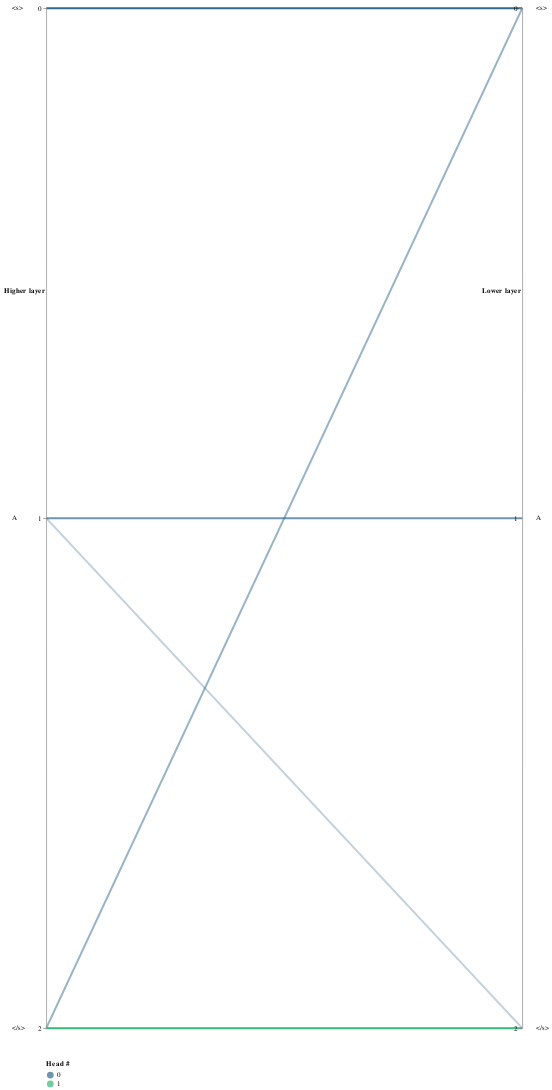

Express this chart as Vega-Lite.
### Vega specification from a JSON file in a GitHub repository (floating-point values rounded to 4 significant figures)
{"$schema": "https://vega.github.io/schema/vega/v3.0.json", "width": 700, "height": 1500, "padding": 5, "config": {"background": "white", "axisY": {"titleX": -2, "titleY": 410, "titleAngle": 0, "titleAlign": "right", "titleBaseline": "top"}}, "signals": [{"name": "clear", "value": true, "on": [{"events": "mouseup[!event.item]", "update": "true", "force": true}]}, {"name": "head_shift", "value": false, "on": [{"events": "@legendSymbol:click, @legendLabel:click", "update": "event.shiftKey", "force": true}]}, {"name": "head_clicked", "value": null, "on": [{"events": "@legendSymbol:click, @legendLabel:click", "update": "{value: datum.value}", "force": true}]}, {"name": "layer1_shift", "value": false, "on": [{"events": "@layer1_label:click", "update": "event.shiftKey", "force": true}]}, {"name": "layer1_clicked", "value": null, "on": [{"events": "@layer1_label:click", "update": "{value: datum.pos}", "force": true}]}, {"name": "layer0_shift", "value": false, "on": [{"events": "@layer0_label:click", "update": "event.shiftKey", "force": true}]}, {"name": "layer0_clicked", "value": null, "on": [{"events": "@layer0_label:click", "update": "{value: datum.pos}", "force": true}]}, {"name": "sharpen", "value": 1, "bind": {"input": "range", "min": 1, "max": 5, "step": 0.25}}], "data": [{"name": "words", "values": [{"word": "<s>", "pos": 0}, {"word": "A", "pos": 1}, {"word": "</s>", "pos": 2}]}, {"name": "attention", "values": [{"src": 0, "dst": 0, "weight": 1, "head": 0}, {"src": 1, "dst": 1, "weight": 0.7, "head": 0}, {"src": 1, "dst": 2, "weight": 0.3, "head": 0}, {"src": 2, "dst": 0, "weight": 0.5, "head": 0}, {"src": 2, "dst": 2, "weight": 1, "head": 1}]}, {"name": "words_dummy", "source": "words", "transform": [{"type": "extent", "signal": "word_extent", "field": "pos"}]}, {"name": "links", "source": "attention", "transform": [{"type": "project", "fields": ["src", "dst", "weight", "head"], "as": ["layer1", "layer0", "raw_weight", "head"]}, {"type": "formula", "as": "unnormed_weight", "expr": "pow(datum.raw_weight, sharpen)"}, {"type": "joinaggregate", "fields": ["unnormed_weight", "raw_weight"], "ops": ["sum", "sum"], "as": ["total_weight", "raw_total_weight"], "groupby": ["layer1", "head"]}, {"type": "formula", "as": "weight", "expr": "datum.unnormed_weight / (datum.total_weight + pow(1.0 - datum.raw_total_weight, sharpen) * pow(word_extent[1], 1.0 - sharpen))"}]}, {"name": "all_layers", "values": ["layer1", "layer0"]}, {"name": "layer1to0", "values": ["layer1", "layer0"]}, {"name": "heads_selected", "on": [{"trigger": "clear", "remove": true}, {"trigger": "!head_shift", "remove": true}, {"trigger": "!head_shift && head_clicked", "insert": "head_clicked"}, {"trigger": "head_shift && head_clicked", "toggle": "head_clicked"}]}, {"name": "layer1_selected", "on": [{"trigger": "clear", "remove": true}, {"trigger": "!layer1_shift", "remove": true}, {"trigger": "!layer1_shift && layer1_clicked", "insert": "layer1_clicked"}, {"trigger": "layer1_shift && layer1_clicked", "toggle": "layer1_clicked"}]}, {"name": "layer0_selected", "on": [{"trigger": "clear", "remove": true}, {"trigger": "!layer0_shift", "remove": true}, {"trigger": "!layer0_shift && layer0_clicked", "insert": "layer0_clicked"}, {"trigger": "layer0_shift && layer0_clicked", "toggle": "layer0_clicked"}]}], "scales": [{"name": "all_layers_scale", "type": "point", "range": "width", "round": true, "domain": {"data": "all_layers", "field": "data"}}, {"name": "words_vertical", "type": "point", "range": "height", "zero": false, "nice": true, "domain": {"data": "links", "fields": ["layer1", "layer0"], "sort": true}}, {"name": "head_color", "type": "ordinal", "domain": {"data": "links", "field": "head"}, "range": {"scheme": "viridis"}}], "axes": [{"orient": "left", "zindex": 1, "scale": "words_vertical", "title": "Higher layer", "offset": {"scale": "all_layers_scale", "value": "layer1", "mult": -1}}, {"orient": "left", "zindex": 1, "scale": "words_vertical", "title": "Lower layer", "offset": {"scale": "all_layers_scale", "value": "layer0", "mult": -1}}], "legends": [{"title": "Head #", "orient": "bottom", "fill": "head_color", "offset": 40, "encode": {"symbols": {"name": "legendSymbol", "interactive": true, "update": {"opacity": [{"test": "!length(data('heads_selected')) || indata('heads_selected', 'value', datum.value)", "value": 0.7}, {"value": 0.15}]}}, "labels": {"name": "legendLabel", "interactive": true, "update": {"opacity": [{"test": "!length(data('heads_selected')) || indata('heads_selected', 'value', datum.value)", "value": 1}, {"value": 0.25}]}}}}], "marks": [{"type": "text", "from": {"data": "words"}, "interactive": true, "name": "layer1_label", "encode": {"enter": {"x": {"value": -50}, "y": {"scale": "words_vertical", "field": "pos"}, "text": {"field": "word"}, "baseline": {"value": "middle"}}, "update": {"opacity": [{"test": "!length(data('layer1_selected')) || indata('layer1_selected', 'value', datum.pos)", "value": 1}, {"value": 0.25}]}}}, {"type": "text", "from": {"data": "words"}, "interactive": true, "name": "layer0_label", "encode": {"enter": {"x": {"scale": "all_layers_scale", "value": "layer0"}, "dx": {"value": 20}, "y": {"scale": "words_vertical", "field": "pos"}, "text": {"field": "word"}, "baseline": {"value": "middle"}}, "update": {"opacity": [{"test": "!length(data('layer0_selected')) || indata('layer0_selected', 'value', datum.pos)", "value": 1}, {"value": 0.25}]}}}, {"type": "group", "from": {"data": "links"}, "marks": [{"type": "line", "from": {"data": "layer1to0"}, "encode": {"enter": {"x": {"scale": "all_layers_scale", "field": "data"}, "y": {"scale": "words_vertical", "field": {"parent": {"datum": "data"}}}, "stroke": {"field": {"parent": "head"}, "scale": "head_color"}, "strokeWidth": {"value": 3.01}}, "update": {"opacity": [{"test": "(!!length(data('heads_selected')) && !indata('heads_selected', 'value', parent.head))", "value": 0.0}, {"test": "(!!length(data('layer1_selected')) && !indata('layer1_selected', 'value', parent.layer1))", "value": 0.0}, {"test": "(!!length(data('layer0_selected')) && !indata('layer0_selected', 'value', parent.layer0))", "value": 0.0}, {"value": 1.0}], "strokeOpacity": {"field": {"parent": "weight"}}}}}]}]}
